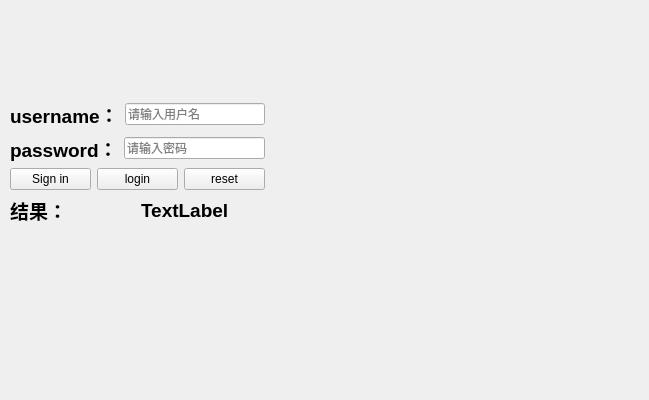
<?xml version="1.0" encoding="UTF-8"?>
<ui version="4.0">
 <class>window</class>
 <widget class="QWidget" name="window">
  <property name="geometry">
   <rect>
    <x>0</x>
    <y>0</y>
    <width>649</width>
    <height>400</height>
   </rect>
  </property>
  <property name="windowTitle">
   <string>event handing</string>
  </property>
  <widget class="QWidget" name="">
   <property name="geometry">
    <rect>
     <x>10</x>
     <y>100</y>
     <width>255</width>
     <height>123</height>
    </rect>
   </property>
   <layout class="QVBoxLayout" name="verticalLayout">
    <item>
     <layout class="QHBoxLayout" name="horizontalLayout_2">
      <property name="spacing">
       <number>6</number>
      </property>
      <item>
       <widget class="QLabel" name="text_username">
        <property name="font">
         <font>
          <pointsize>14</pointsize>
          <bold>true</bold>
         </font>
        </property>
        <property name="text">
         <string>username：</string>
        </property>
       </widget>
      </item>
      <item>
       <widget class="QLineEdit" name="username">
        <property name="placeholderText">
         <string>请输入用户名</string>
        </property>
       </widget>
      </item>
     </layout>
    </item>
    <item>
     <layout class="QHBoxLayout" name="horizontalLayout_3">
      <item>
       <widget class="QLabel" name="text_password">
        <property name="font">
         <font>
          <pointsize>14</pointsize>
          <bold>true</bold>
         </font>
        </property>
        <property name="text">
         <string>password：</string>
        </property>
       </widget>
      </item>
      <item>
       <widget class="QLineEdit" name="password">
        <property name="placeholderText">
         <string>请输入密码</string>
        </property>
       </widget>
      </item>
     </layout>
    </item>
    <item>
     <layout class="QHBoxLayout" name="horizontalLayout">
      <item>
       <widget class="QPushButton" name="regist">
        <property name="text">
         <string>Sign in</string>
        </property>
       </widget>
      </item>
      <item>
       <widget class="QPushButton" name="login">
        <property name="text">
         <string>login</string>
        </property>
       </widget>
      </item>
      <item>
       <widget class="QPushButton" name="reset">
        <property name="text">
         <string>reset</string>
        </property>
       </widget>
      </item>
     </layout>
    </item>
    <item>
     <layout class="QHBoxLayout" name="horizontalLayout_4">
      <item>
       <widget class="QLabel" name="text_result">
        <property name="font">
         <font>
          <pointsize>14</pointsize>
          <bold>true</bold>
         </font>
        </property>
        <property name="text">
         <string>结果：</string>
        </property>
       </widget>
      </item>
      <item>
       <widget class="QLabel" name="result">
        <property name="font">
         <font>
          <pointsize>14</pointsize>
          <bold>true</bold>
         </font>
        </property>
        <property name="text">
         <string>TextLabel</string>
        </property>
       </widget>
      </item>
     </layout>
    </item>
   </layout>
  </widget>
 </widget>
 <resources/>
 <connections/>
</ui>
